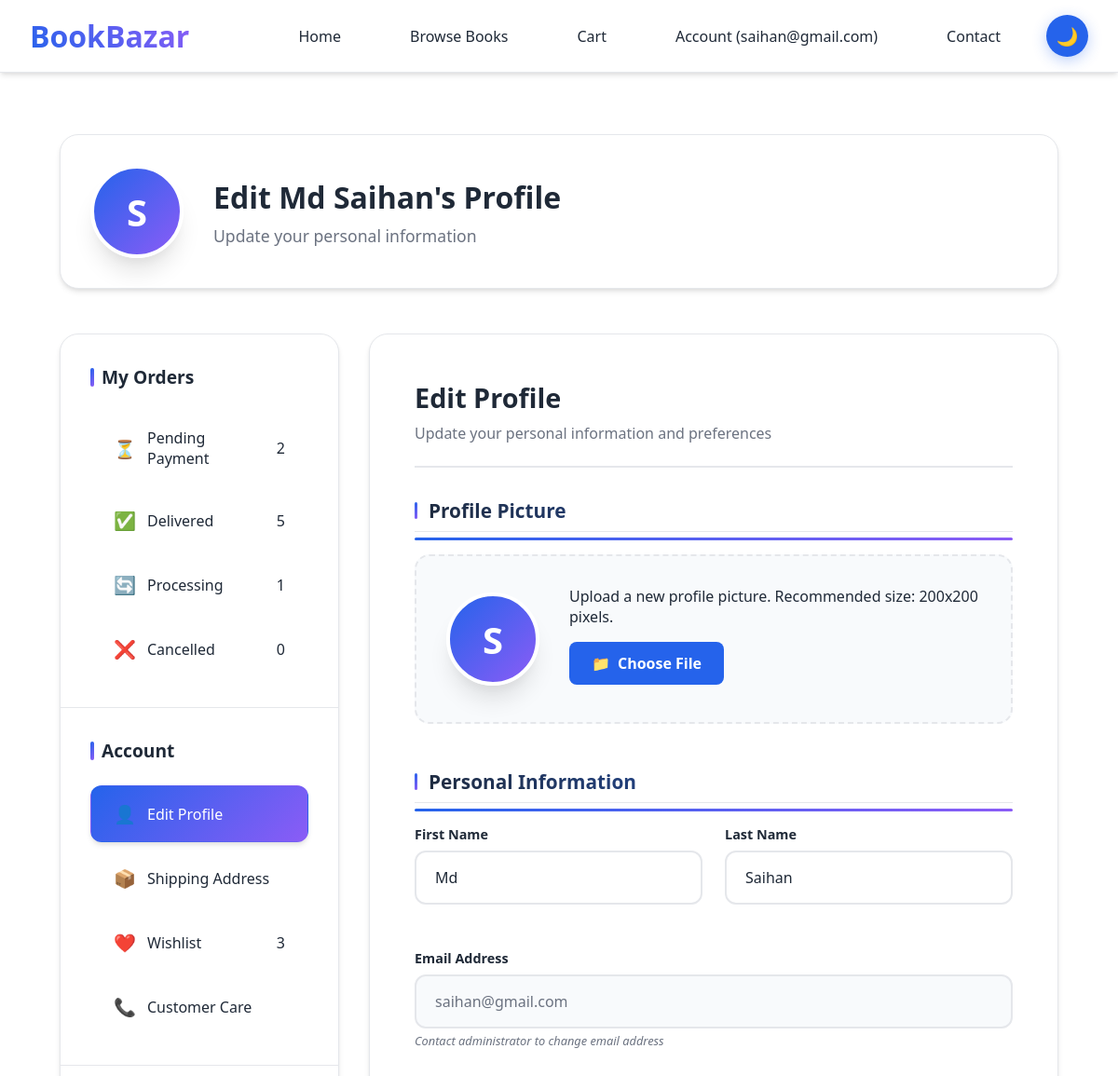
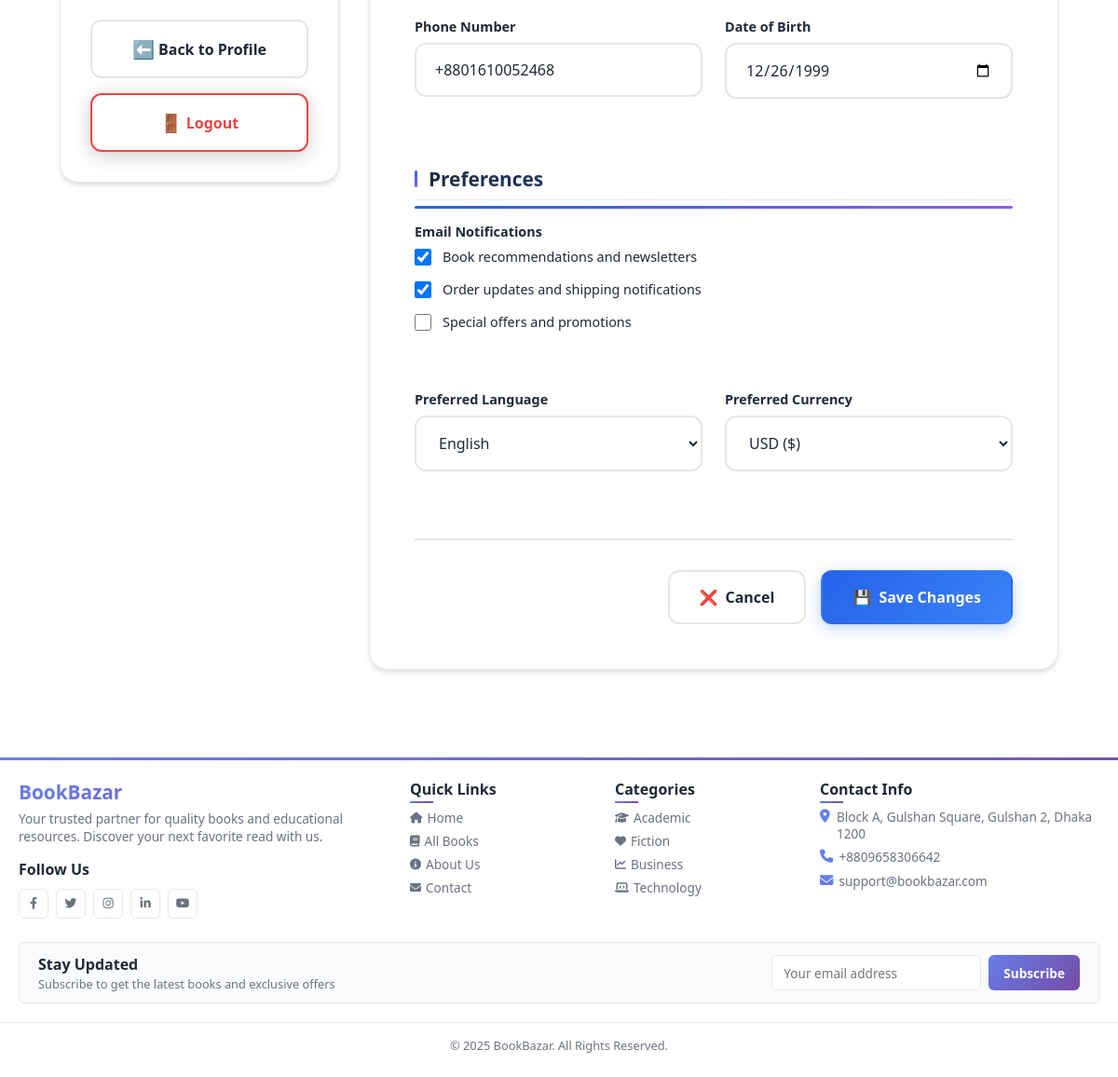
/users/profile/edit/ (signed in), run on the app's committed database (2 pictures, top to bottom).
### users/models.py (models this page shows, shortened)
class CustomUser(AbstractUser):
    username = None
    email = models.EmailField(_('email address'), unique=True)
    USERNAME_FIELD = 'email'
    REQUIRED_FIELDS = []
    objects = CustomUserManager()

class UserProfile(models.Model):
    user = models.OneToOneField(
        CustomUser,
        on_delete=models.CASCADE,
        related_name='profile'
    )
    first_name = models.CharField(max_length=30, blank=True)
    last_name = models.CharField(max_length=30, blank=True)
    phone = models.CharField(max_length=20, blank=True)
    birthdate = models.DateField(null=True, blank=True)
    profile_photo = models.ImageField(
        upload_to=user_profile_photo_path,
        blank=True,
        null=True
    )
    newsletter = models.BooleanField(default=True)
    order_updates = models.BooleanField(default=True)
    promotions = models.BooleanField(default=False)
    LANGUAGE_CHOICES = [
        ('en', 'English'),
        ('es', 'Spanish'),
        ('fr', 'French'),
        ('de', 'German'),
    ]
    language = models.CharField(
        max_length=10,
        choices=LANGUAGE_CHOICES,
        default='en'
    )
    CURRENCY_CHOICES = [
        ('usd', 'USD ($)'),
        ('eur', 'EUR (€)'),
        ('gbp', 'GBP (£)'),
    ]
    currency = models.CharField(
        max_length=3,
        choices=CURRENCY_CHOICES,
        default='usd'
    )
    created_at = models.DateTimeField(auto_now_add=True)
    updated_at = models.DateTimeField(auto_now=True)
    class Meta:
        verbose_name = _('User Profile')
        verbose_name_plural = _('User Profiles')
    def get_full_name(self):
        if self.first_name and self.last_name:
            return f"{self.first_name} {self.last_name}"
        elif self.first_name:
            return self.first_name
        else:
            return self.user.email.split('@')[0].title()

### users/views.py (the view)
# urls.py: path('profile/edit/', views.profile_edit_view, name='profile_edit'),
@login_required
def profile_edit_view(request):
    profile, created = UserProfile.objects.get_or_create(user=request.user)
    if request.method == 'POST':
        form = ProfileEditForm(request.POST, request.FILES, instance=profile)
        if form.is_valid():
            if request.POST.get('remove_photo') == 'true':
                if profile.profile_photo:
                    profile.profile_photo.delete(save=False)
                    profile.profile_photo = None
            form.save()
            messages.success(request, 'Profile updated successfully!')
            return redirect('users:profile')
        else:
            messages.error(request, 'Please correct the errors below.')
    else:
        form = ProfileEditForm(instance=profile)
    context = {
        'user': request.user,
        'categories': [],
        'featured_books': [],
        'form': form,
    }
    return render(request, 'users/profile_edit.html', context)

### templates/users/profile_edit.html (shortened to what this page needs)
{% extends "eco/base.html" %}
{% block content %}
<div class="profile-container">
    <div class="profile-header">
        <div class="avatar-large {% if user.profile.profile_photo %}has-photo{% endif %}"
             id="avatarUpload"
             style="{% if user.profile.profile_photo %}background-image: url('{{ user.profile.profile_photo.url }}');{% endif %}">
            <div class="avatar-text">
                {{ user.email|first|upper }}
            </div>
        </div>
        <div class="user-info">
            <h1 class="user-name" id="displayName">
                {% if user.profile.get_full_name %}
                    Edit {{ user.profile.get_full_name }}'s Profile
                {% else %}
                    Edit Profile
                {% endif %}
            </h1>
            <p class="user-title">Update your personal information</p>
        </div>
    </div>
    <div class="profile-grid">
        <div class="sidebar">
            <div class="sidebar-section">
                <h3 class="sidebar-title">My Orders</h3>
                <div class="menu-grid">
                    <a href="{% url 'users:profile' %}" class="menu-item">
                        <span class="menu-icon">⏳</span>
                        <span class="menu-text">Pending Payment</span>
                        <span class="menu-badge">2</span>
                    </a>
                    <a href="{% url 'users:profile' %}" class="menu-item">
                        <span class="menu-icon">✅</span>
                        <span class="menu-text">Delivered</span>
                        <span class="menu-badge">5</span>
                    </a>
                    <a href="{% url 'users:profile' %}" class="menu-item">
                        <span class="menu-icon">🔄</span>
                        <span class="menu-text">Processing</span>
                        <span class="menu-badge">1</span>
                    </a>
                    <a href="{% url 'users:profile' %}" class="menu-item">
                        <span class="menu-icon">❌</span>
                        <span class="menu-text">Cancelled</span>
                        <span class="menu-badge">0</span>
                    </a>
                </div>
            </div>
            <div class="sidebar-section">
                <h3 class="sidebar-title">Account</h3>
                <div class="menu-grid">
                    <a href="{% url 'users:profile_edit' %}" class="menu-item active">
                        <span class="menu-icon">👤</span>
                        <span class="menu-text">Edit Profile</span>
                    </a>
                    <a href="#" class="menu-item">
                        <span class="menu-icon">📦</span>
                        <span class="menu-text">Shipping Address</span>
                    </a>
                    <a href="#" class="menu-item">
                        <span class="menu-icon">❤️</span>
                        <span class="menu-text">Wishlist</span>
                        <span class="menu-badge">3</span>
                    </a>
                    <a href="#" class="menu-item">
                        <span class="menu-icon">📞</span>
                        <span class="menu-text">Customer Care</span>
                    </a>
                </div>
            </div>
            <div class="sidebar-section">
                <a href="{% url 'users:profile' %}" class="btn btn-outline" style="width: 100%; justify-content: center; margin-bottom: 1rem;">
                    <span class="menu-icon">⬅️</span>
                    Back to Profile
                </a>
                <a href="{% url 'users:logout' %}" class="btn btn-danger" style="width: 100%; justify-content: center;">
                    <span class="menu-icon">🚪</span>
                    Logout
                </a>
            </div>
        </div>
        <div class="content-area">
            <div class="content-header">
                <div>
                    <h2 class="content-title">Edit Profile</h2>
                    <p class="content-subtitle">Update your personal information and preferences</p>
                </div>
            </div>
            <form method="post" enctype="multipart/form-data">
                <div class="form-section">
                    <h3 class="section-title">Profile Picture</h3>
                    <div class="avatar-upload-section">
                        <div class="avatar-preview">
                            {% if user.profile.profile_photo %}
                                <div class="current-avatar">
                                    <img src="{{ user.profile.profile_photo.url }}" alt="Current avatar" class="avatar-preview-img">
                                    <div>
                                        <p style="margin: 0; font-weight: 600;">Current Photo</p>
                                        <p style="margin: 0; color: var(--gray); font-size: 0.9rem;">Click to change</p>
                                    </div>
                                </div>
                            {% else %}
                                <div class="avatar-large" id="currentAvatar">
                                    <div class="avatar-text">{{ user.email|first|upper }}</div>
                                </div>
                            {% endif %}
                        </div>
                        <div class="avatar-actions">
                            <p style="margin-bottom: 1rem; color: var(--text-color);">
                                Upload a new profile picture. Recommended size: 200x200 pixels.
                            </p>
                            <div style="display: flex; gap: 1rem; flex-wrap: wrap;">
                                <label for="id_profile_photo" class="avatar-action-btn">
                                    <span>📁</span>
                                    Choose File
                                </label>
                            </div>
                        </div>
                    </div>
                </div>
                <div class="form-section">
                    <h3 class="section-title">Personal Information</h3>
                    <div class="form-grid">
                        <div class="form-group">
                            <label for="id_first_name" class="form-label">
                                First Name
                            </label>
                            <input type="text" name="first_name" id="id_first_name" class="form-input"
                                   value="{{ form.first_name.value|default:'' }}" placeholder="Enter your first name">
                        </div>
                        <div class="form-group">
                            <label for="id_last_name" class="form-label">
                                Last Name
                            </label>
                            <input type="text" name="last_name" id="id_last_name" class="form-input"
                                   value="{{ form.last_name.value|default:'' }}" placeholder="Enter your last name">
                        </div>
                        <div class="form-group full-width">
                            <label for="email" class="form-label">
                                Email Address
                            </label>
                            <input type="email" id="email" class="form-input" value="{{ user.email }}" disabled>
                            <p class="form-help">Contact administrator to change email address</p>
                        </div>
                        <div class="form-group">
                            <label for="id_phone" class="form-label">Phone Number</label>
                            <input type="tel" name="phone" id="id_phone" class="form-input"
                                   value="{{ form.phone.value|default:'' }}" placeholder="+1 (555) 000-0000">
                        </div>
                        <div class="form-group">
                            <label for="id_birthdate" class="form-label">Date of Birth</label>
                            <input type="date" name="birthdate" id="id_birthdate" class="form-input"
                                   value="{{ form.birthdate.value|date:'Y-m-d'|default:'' }}">
                        </div>
                    </div>
                </div>
                <div class="form-section">
                    <h3 class="section-title">Preferences</h3>
                    <div class="form-grid">
                        <div class="form-group full-width">
                            <label class="form-label">Email Notifications</label>
                            <div class="checkbox-group">
                                <input type="checkbox" name="newsletter" id="id_newsletter" class="checkbox"
                                       {% if form.newsletter.value %}checked{% endif %}>
                                <label for="id_newsletter" class="checkbox-label">Book recommendations and newsletters</label>
                            </div>
                            <div class="checkbox-group">
                                <input type="checkbox" name="order_updates" id="id_order_updates" class="checkbox"
                                       {% if form.order_updates.value %}checked{% endif %}>
                                <label for="id_order_updates" class="checkbox-label">Order updates and shipping notifications</label>
                            </div>
                            <div class="checkbox-group">
                                <input type="checkbox" name="promotions" id="id_promotions" class="checkbox"
                                       {% if form.promotions.value %}checked{% endif %}>
                                <label for="id_promotions" class="checkbox-label">Special offers and promotions</label>
                            </div>
                        </div>
                        <div class="form-group">
                            <label for="id_language" class="form-label">Preferred Language</label>
                            <select name="language" id="id_language" class="form-input">
                                {% for value, text in form.fields.language.choices %}
                                    <option value="{{ value }}" {% if form.language.value == value %}selected{% endif %}>
                                        {{ text }}
                                    </option>
                                {% endfor %}
                            </select>
                        </div>
                        <div class="form-group">
                            <label for="id_currency" class="form-label">Preferred Currency</label>
                            <select name="currency" id="id_currency" class="form-input">
                                {% for value, text in form.fields.currency.choices %}
                                    <option value="{{ value }}" {% if form.currency.value == value %}selected{% endif %}>
                                        {{ text }}
                                    </option>
                                {% endfor %}
                            </select>
                        </div>
                    </div>
                </div>
                <div class="action-buttons">
                    <a href="{% url 'users:profile' %}" class="btn btn-outline">
                        <span>❌</span>
                        Cancel
                    </a>
                    <button type="submit" class="btn btn-primary">
                        <span>💾</span>
                        Save Changes
                    </button>
                </div>
            </form>
        </div>
    </div>
</div>
{% endblock %}

### templates/eco/base.html (shortened to what this page needs)
<!DOCTYPE html>
<html lang="en">
<head>
</head>
<body>
    <nav class="navbar">
        <div class="nav-container">
            <div class="logo">BookBazar</div>
            <ul class="nav-links">
                <li><a href="/">Home</a></li>
                <li><a href="/products/">Browse Books</a></li>
                <li><a href="/order-summary/">Cart</a></li>
                <li>
                    {% if user.is_authenticated %}
                        <a href="/users/profile/">Account ({{ user.email }})</a>
                    {% else %}
                        <a href="/users/login/">Account</a>
                    {% endif %}
                </li>
                <li><a href="/contact/">Contact</a></li>
                <li>
                    <button id="darkModeToggle" class="dark-mode-btn" title="Toggle dark mode">
                        <span class="dark-mode-icon">🌙</span>
                    </button>
                </li>
            </ul>
        </div>
    </nav>
    <div class="main-content">
        {% block content %}{% endblock %}
    </div>
    {% include 'eco/footer.html' %}
</body>
</html>

### data on the page
CustomUser: email "saihan@gmail.com", email|first "S", profile.get_full_name "Md Saihan"
UserProfile: first_name "Md", last_name "Saihan", phone "+8801610052468", birthdate "12/26/1999", language "English", currency "USD ($)"
